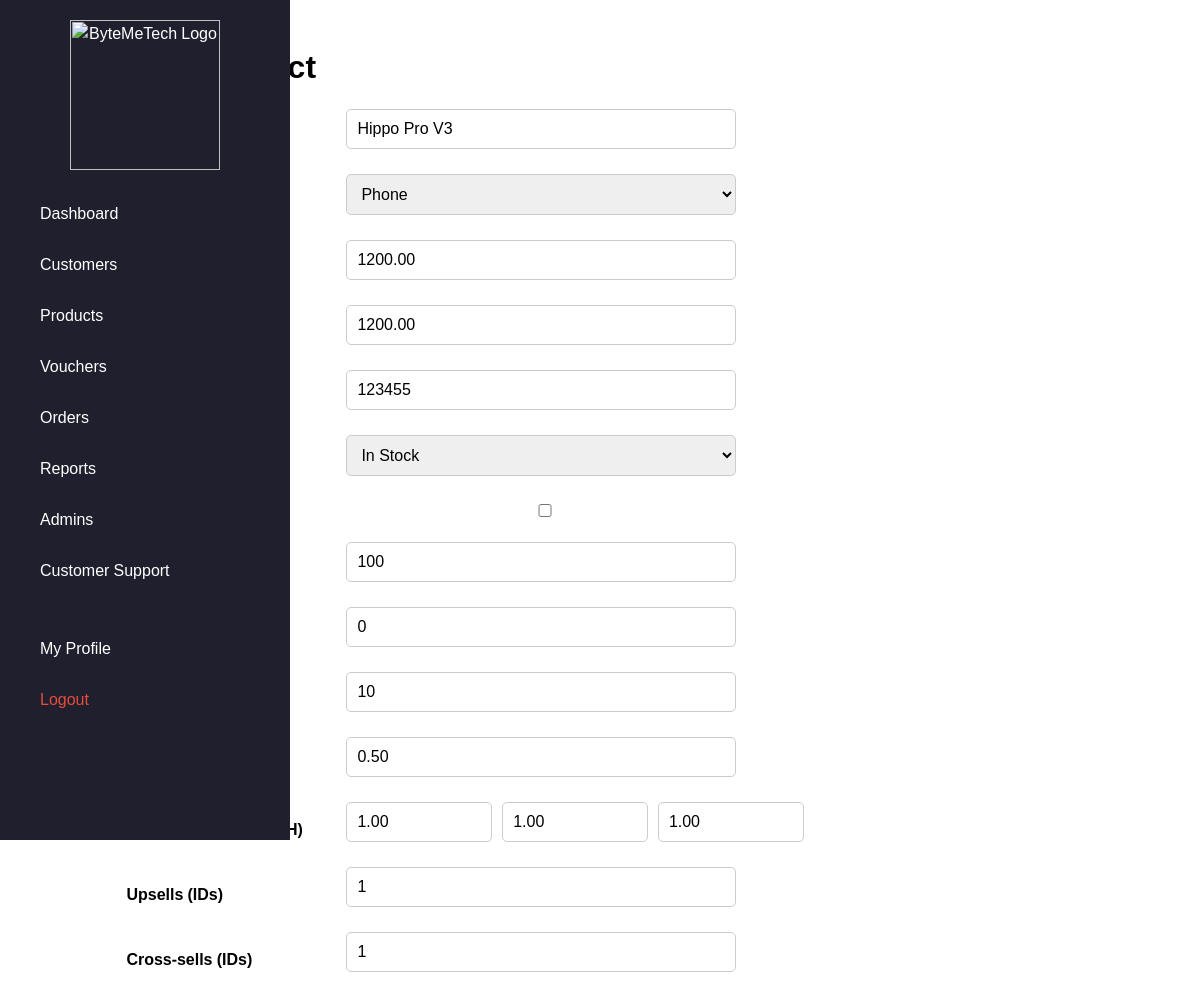
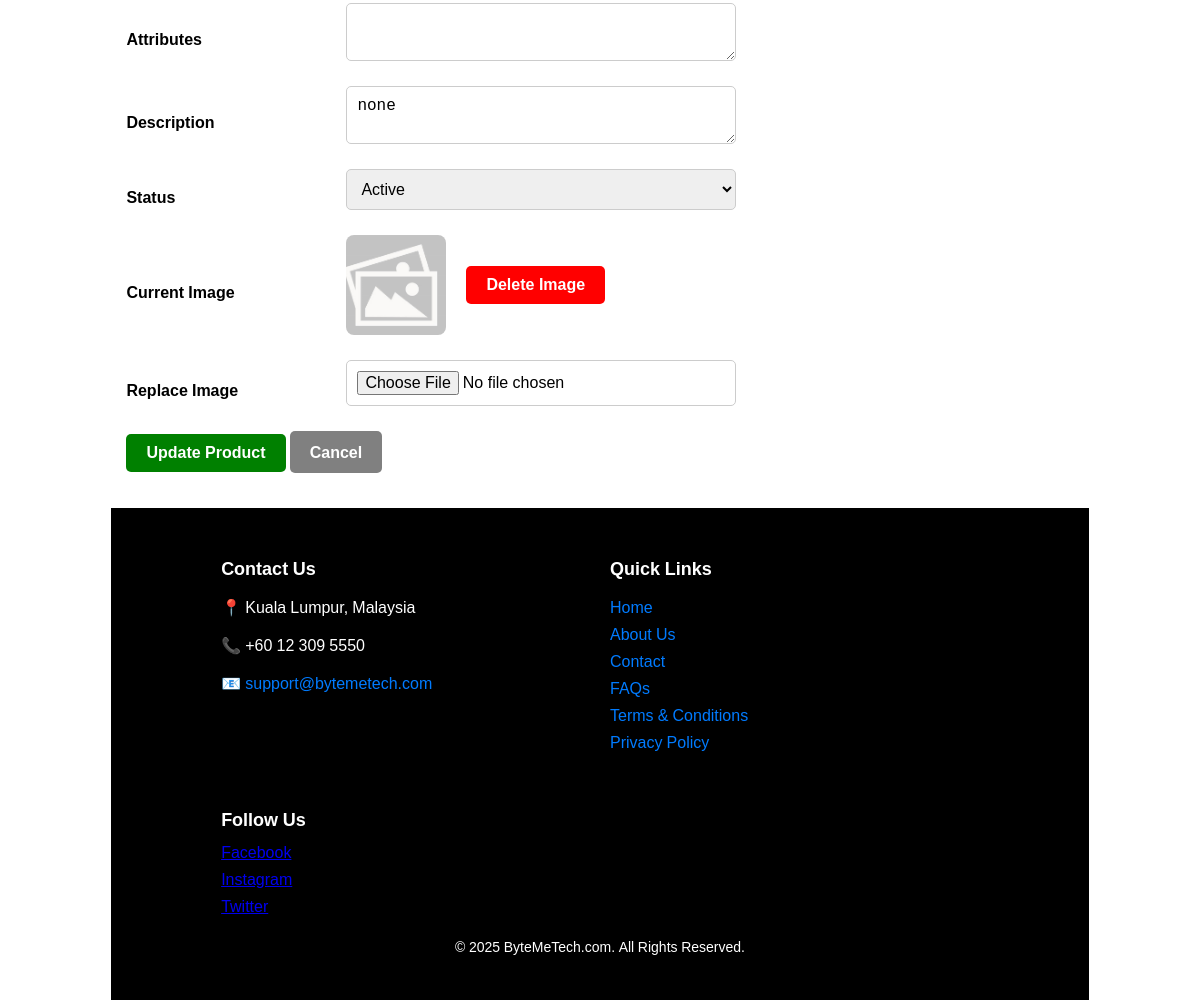
/page/edit-product.php?id=9 (signed in), run on the app's committed database (2 pictures, top to bottom).
### tables this page shows
CREATE TABLE `products` (
  `PID` int(11) NOT NULL,
  `PRODUCT_NAME` varchar(255) DEFAULT NULL,
  `PRODUCT_PRICE_REGULAR` decimal(10,2) DEFAULT NULL,
  `PRODUCT_PRICE_SALE` decimal(10,2) DEFAULT NULL,
  `PRODUCT_CATEGORY` varchar(255) DEFAULT NULL,
  `PRODUCT_SKU` varchar(255) DEFAULT NULL,
  `PRODUCT_STOCK_STATUS` varchar(255) DEFAULT NULL,
  `PRODUCT_SOLD_INDIVIDUALLY` tinyint(1) DEFAULT NULL,
  `PRODUCT_QUANTITY` int(11) DEFAULT NULL,
  `PRODUCT_BACKORDER` int(11) DEFAULT NULL,
  `PRODUCT_STOCK_ALERT` int(11) DEFAULT NULL,
  `PRODUCT_WEIGHT` decimal(10,2) DEFAULT NULL,
  `PRODUCT_DIMENSION_LENGTH` decimal(10,2) DEFAULT NULL,
  `PRODUCT_DIMENSION_WIDTH` decimal(10,2) DEFAULT NULL,
  `PRODUCT_DIMENSION_HEIGHT` decimal(10,2) DEFAULT NULL,
  `PRODUCT_UPSELLS` int(11) DEFAULT NULL,
  `PRODUCT_CROSS_SELLS` int(11) DEFAULT NULL,
  `PRODUCT_ATTRIBUTES` text DEFAULT NULL,
  `PRODUCT_IMAGE_PATH` text DEFAULT NULL,
  `PRODUCT_LIKES` int(11) DEFAULT 0,
  `PRODUCT_DESCRIPTION` text DEFAULT NULL,
  `PRODUCT_STATUS` varchar(255) DEFAULT NULL
);

### page/edit-product.php (the view, shortened to what this page needs)
<?php
require_once "../includes/base.php";
require_once "../includes/config.php";
$pid = (int) ($_GET['id'] ?? 0);
$stmt = $pdo->prepare("SELECT * FROM products WHERE PID = :pid");
$stmt->execute(["pid" => $pid]);
$product = $stmt->fetch();
$categories = [
    "Keyboard" => "Keyboard",
    "Mouse"    => "Mouse",
    "Monitor"  => "Monitor",
    "Laptop"   => "Laptop",
    "Phone"    => "Phone"
];
include "../includes/headers.php";
?>
<!DOCTYPE html>
<html lang="en">
<head>
</head>
<body class="bg-light">
<?php include '../includes/sidebar.php'; ?>
<div class="container">
    <h1>Edit Product</h1>
    <form method="post" enctype="multipart/form-data" class="product-form">
        <label>Name</label>
        <input type="text" name="PRODUCT_NAME" value="<?= htmlspecialchars($product['PRODUCT_NAME']) ?>" class="input-field">
        <label>Category</label>
        <select name="PRODUCT_CATEGORY" class="input-field">
            <?php foreach ($categories as $key => $label): ?>
                <option value="<?= $key ?>" <?= $product["PRODUCT_CATEGORY"] === $key ? "selected" : "" ?>>
                    <?= $label ?>
                </option>
            <?php endforeach; ?>
        </select>
        <label>Regular Price</label>
        <input type="text" name="PRODUCT_PRICE_REGULAR" value="<?= $product['PRODUCT_PRICE_REGULAR'] ?>" class="input-field">
        <label>Sale Price</label>
        <input type="text" name="PRODUCT_PRICE_SALE" value="<?= $product['PRODUCT_PRICE_SALE'] ?>" class="input-field">
        <label>SKU</label>
        <input type="text" name="PRODUCT_SKU" value="<?= htmlspecialchars($product['PRODUCT_SKU']) ?>" class="input-field">
        <label>Stock Status</label>
        <?= html_select("PRODUCT_STOCK_STATUS", [
            "in_stock" => "In Stock",
            "out_of_stock" => "Out of Stock",
            "backorder" => "Backorder"
        ], null, "", $product['PRODUCT_STOCK_STATUS']) ?>
        <label>Sold Individually</label>
        <input type="checkbox" name="PRODUCT_SOLD_INDIVIDUALLY" value="1" <?= $product['PRODUCT_SOLD_INDIVIDUALLY'] ? 'checked' : '' ?> class="input-field">
        <label>Quantity</label>
        <input type="number" name="PRODUCT_QUANTITY" value="<?= $product['PRODUCT_QUANTITY'] ?>" class="input-field">
        <label>Backorder</label>
        <input type="number" name="PRODUCT_BACKORDER" value="<?= $product['PRODUCT_BACKORDER'] ?>" class="input-field">
        <label>Stock Alert</label>
        <input type="number" name="PRODUCT_STOCK_ALERT" value="<?= $product['PRODUCT_STOCK_ALERT'] ?>" class="input-field">
        <label>Weight (kg)</label>
        <input type="text" name="PRODUCT_WEIGHT" value="<?= $product['PRODUCT_WEIGHT'] ?>" class="input-field">
        <label>Dimensions (L x W x H)</label>
        <div style="display: flex; gap: 10px;">
        <input type="text" name="PRODUCT_DIMENSION_LENGTH" value="<?= $product['PRODUCT_DIMENSION_LENGTH'] ?>" class="input-field">
        <input type="text" name="PRODUCT_DIMENSION_WIDTH" value="<?= $product['PRODUCT_DIMENSION_WIDTH'] ?>" class="input-field">
        <input type="text" name="PRODUCT_DIMENSION_HEIGHT" value="<?= $product['PRODUCT_DIMENSION_HEIGHT'] ?>" class="input-field">
        </div>
        <label>Upsells (IDs)</label>
        <input type="text" name="PRODUCT_UPSELLS" value="<?= $product['PRODUCT_UPSELLS'] ?>" class="input-field">
        <label>Cross-sells (IDs)</label>
        <input type="text" name="PRODUCT_CROSS_SELLS" value="<?= $product['PRODUCT_CROSS_SELLS'] ?>" class="input-field">
        <label>Attributes</label>
        <textarea name="PRODUCT_ATTRIBUTES" class="input-field"><?= htmlspecialchars($product['PRODUCT_ATTRIBUTES']) ?></textarea>
        <label>Description</label>
        <textarea name="PRODUCT_DESCRIPTION" class="input-field"><?= htmlspecialchars($product['PRODUCT_DESCRIPTION']) ?></textarea>
        <label>Status</label>
        <?= html_select("PRODUCT_STATUS", [
            "Active" => "Active",
            "Inactive" => "Inactive"
        ], null, "", $product['PRODUCT_STATUS']) ?>
        <?php if (!empty($product['PRODUCT_IMAGE_PATH']) && file_exists("../" . $product['PRODUCT_IMAGE_PATH'])): ?>
    <label>Current Image</label>
    <div style="display: flex; align-items: center; gap: 20px; margin-bottom: 15px;">
        <img src="../<?= htmlspecialchars($product['PRODUCT_IMAGE_PATH']) ?>" alt="Product Image" width="100" style="border-radius: 8px; object-fit: cover;">
        <button type="submit" name="delete_image" class="btn btn-red" onclick="return confirm('Delete current product image?')">Delete Image</button>
    </div>
<?php endif; ?>
        <label for="product_image">Replace Image</label>
        <input type="file" name="product_image" accept="image/*" class="input-field">
        <div class="full-width">
        <button type="submit" class="btn btn-green">Update Product</button>
        <a href="product_manage.php" class="btn btn-gray">Cancel</a>
        </div>
    </form>
</div>
<?php include '../includes/footer.php'; ?>
</body>
</html>

### includes/base.php (shortened to what this page needs)
<?php
function encode($value)
{
    return htmlentities($value);
}
function html_select($key, $items, $default = '- Select One -', $attr = '')
{
    $value = encode($GLOBALS[$key] ?? '');
    echo "<select id='$key' name='$key' class='input-field' $attr>";
    foreach ($items as $id => $text) {
        $state = $id == $value ? 'selected' : '';
        echo "<option value='$id' $state>$text</option>";
    }
    echo '</select>';
}

### css/style.css (style rules this page uses)
body { font-family: "Noto Sans Georgian", sans-serif; }
.container { width: 80%; max-width: 1200px; margin: auto; padding: 15px; }
.btn { display: inline-block; padding: 10px 20px; border: none; cursor: pointer; text-decoration: none; font-size: 16px; border-radius: 5px; font-weight: bold; }
.btn-red { background-color: red; color: white; }
.btn-green { background-color: green; color: white; }
.btn-gray { background-color: gray; color: white; }
.input-field { width: 100%; padding: 10px; max-width: 390px; margin-bottom: 15px; border: 1px solid #ccc; border-radius: 5px; font-size: 16px; box-sizing:border-box }
.product-form { display: grid; grid-template-columns: 200px 1fr 250px; gap: 10px 20px; align-items: center; margin-bottom: 20px; }
.product-form label { font-weight: bold; }
.product-form .full-width { grid-column: 1 / -1; }

### data on the page
products: PRODUCT_NAME "Hippo Pro V3", PRODUCT_CATEGORY "Phone", PRODUCT_PRICE_REGULAR "1200.00", PRODUCT_PRICE_SALE "1200.00", PRODUCT_SKU "123455", PRODUCT_QUANTITY "100", PRODUCT_BACKORDER "0", PRODUCT_STOCK_ALERT "10", PRODUCT_WEIGHT "0.50", PRODUCT_DIMENSION_LENGTH "1.00", PRODUCT_DIMENSION_WIDTH "1.00", PRODUCT_DIMENSION_HEIGHT "1.00", PRODUCT_UPSELLS "1", PRODUCT_CROSS_SELLS "1", PRODUCT_DESCRIPTION "none", PRODUCT_STATUS "Active", PRODUCT_IMAGE_PATH (placeholder picture)

### other printed values
form field PRODUCT_STOCK_STATUS "In Stock"
